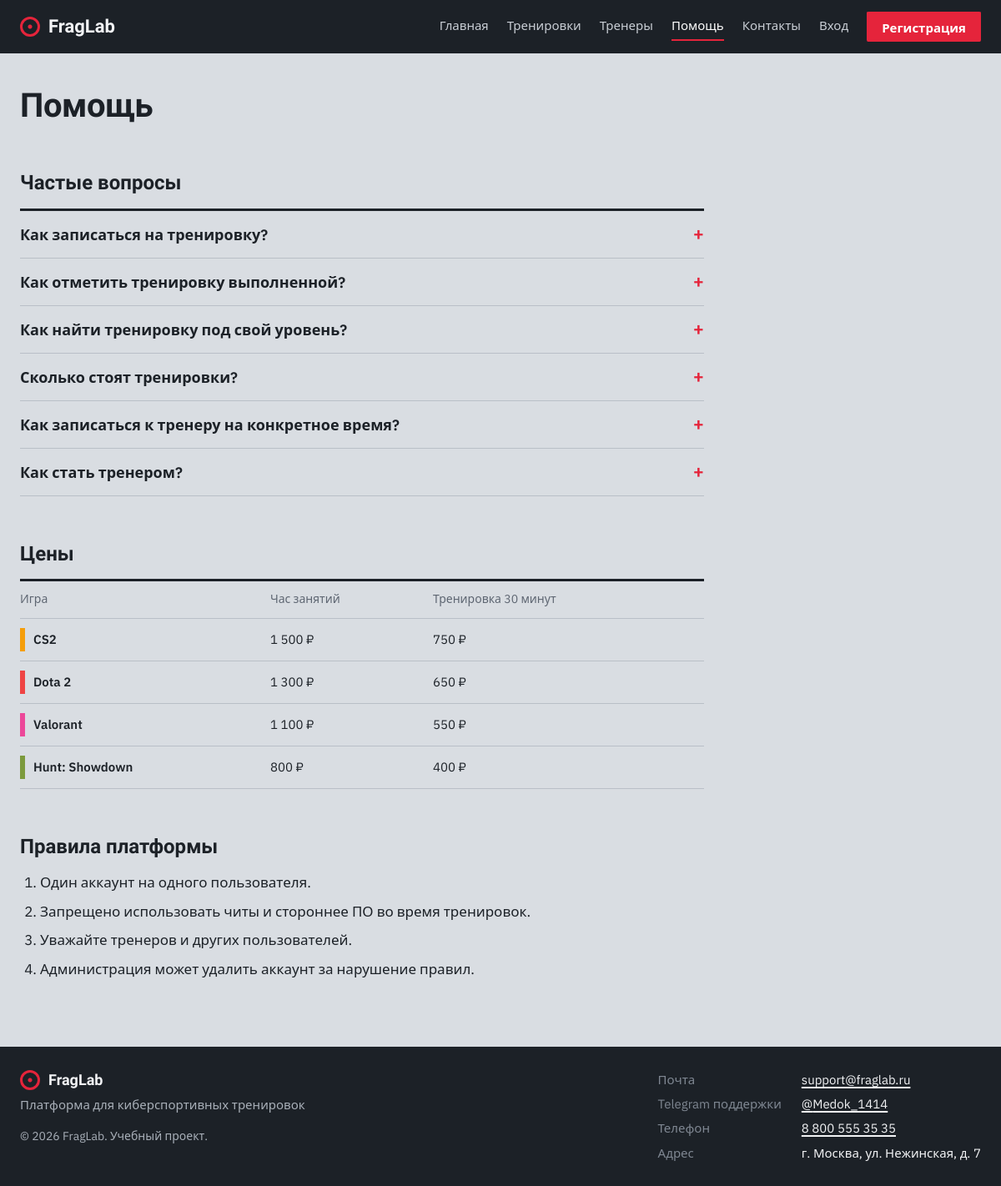
/help.php, run on the app's committed database.
### tables this page shows
CREATE TABLE games (
    id          INT AUTO_INCREMENT PRIMARY KEY,
    name        VARCHAR(50)  NOT NULL UNIQUE,
    genre       VARCHAR(50)  NOT NULL,
    description TEXT         NOT NULL,
    color       VARCHAR(7)   NOT NULL DEFAULT '#7C3AED',
     
    hour_price  INT          NOT NULL DEFAULT 1000
);

### config.php (called while the page is built, shortened)
<?php
function e($value): string
{
    return htmlspecialchars((string)$value, ENT_QUOTES, 'UTF-8');
}
function training_price(int $hourPrice, int $minutes): int
{
    return (int)(round($hourPrice * $minutes / 60 / 50) * 50);
}
function rub(int $amount): string
{
    return number_format($amount, 0, '', ' ') . ' ₽';
}

### help.php (the view, shortened to what this page needs)
<?php
require 'config.php';
$faq = [
    'Как записаться на тренировку?' => 'Зарегистрируйтесь или войдите в аккаунт, откройте нужную тренировку в каталоге и нажмите «Записаться». Она появится в личном кабинете.',
    'Как отметить тренировку выполненной?' => 'В личном кабинете в таблице «Мои тренировки» нажмите кнопку «Завершить». Прогресс пересчитается автоматически.',
    'Как найти тренировку под свой уровень?' => 'В каталоге используйте фильтры: игра, уровень сложности, длительность. Также можно искать по ключевому слову, например «аим».',
    'Сколько стоят тренировки?' => 'Цена зависит от игры и длительности. Чем популярнее игра, тем выше спрос на тренеров и стоимость часа. Цена каждой тренировки указана в каталоге, стоимость часа — в таблице ниже.',
    'Как записаться к тренеру на конкретное время?' => 'Откройте страницу тренера в разделе «Тренеры» и выберите свободное время в расписании на ближайшую неделю. Занятие появится в личном кабинете, там же его можно отменить.',
    'Как стать тренером?' => 'Напишите нам на почту или в Telegram поддержки, указанные внизу страницы, и расскажите о своём опыте.',
];
$prices = $pdo->query('SELECT name, color, hour_price FROM games ORDER BY hour_price DESC')->fetchAll();
$rules = [
    'Один аккаунт на одного пользователя.',
    'Запрещено использовать читы и стороннее ПО во время тренировок.',
    'Уважайте тренеров и других пользователей.',
    'Администрация может удалить аккаунт за нарушение правил.',
];
require 'includes/header.php';
?>
<h1 class="page-title">Помощь</h1>
<h2 class="section-title">Частые вопросы</h2>
<div class="faq">
    <?php foreach ($faq as $question => $answer): ?>
        <div class="faq-item">
            <button class="faq-question"><?= e($question) ?></button>
        </div>
    <?php endforeach; ?>
</div>
<h2 class="section-title">Цены</h2>
<table class="table prices">
    <thead>
    <tr><th>Игра</th><th>Час занятий</th><th>Тренировка 30 минут</th></tr>
    </thead>
    <tbody>
    <?php foreach ($prices as $p): ?>
        <tr>
            <td><span class="row-game" style="--game: <?= e($p['color']) ?>"><?= e($p['name']) ?></span></td>
            <td><?= rub((int)$p['hour_price']) ?></td>
            <td><?= rub(training_price((int)$p['hour_price'], 30)) ?></td>
        </tr>
    <?php endforeach; ?>
    </tbody>
</table>
<h2 class="section-title">Правила платформы</h2>
<ol class="rules">
    <?php foreach ($rules as $rule): ?>
        <li><?= e($rule) ?></li>
    <?php endforeach; ?>
</ol>
<?php require 'includes/footer.php'; ?>

### assets/style.css (style rules this page uses)
:root { --steel: #D9DDE2; --paper: #F2F3F5; --graphite: #1C2127; --graphite-2: #2A3038; --target: #E5243B; --hit: #F2C230; --muted: #5E6672; --line: #B9BFC7; --font-head: 'Unbounded', sans-serif; --font-body: 'IBM Plex Sans', 'Segoe UI', sans-serif; }
* { box-sizing: border-box; margin: 0; padding: 0; }
body { background: var(--steel); color: var(--graphite); font-family: var(--font-body); font-size: 17px; line-height: 1.55; min-height: 100vh; display: flex; flex-direction: column; }
h1, h2, h3, .logo { font-family: var(--font-head); font-weight: 700; line-height: 1.15; }
.page-title { font-size: 40px; margin-bottom: 28px; letter-spacing: -0.01em; }
.section-title { font-size: 24px; margin: 56px 0 16px; }
.row-game { display: flex; align-items: center; gap: 10px; font-weight: 600; font-size: 15px; }
.row-game::before { content: ''; width: 6px; height: 28px; background: var(--game); flex: none; }
.table { width: 100%; border-collapse: collapse; margin-bottom: 16px; border-top: 3px solid var(--graphite); }
.table th, .table td { padding: 11px 12px 11px 0; text-align: left; border-bottom: 1px solid var(--line); font-size: 15px; }
.table th { color: var(--muted); font-weight: 400; font-size: 14px; }
.faq { border-top: 3px solid var(--graphite); max-width: 820px; }
.faq-item { border-bottom: 1px solid var(--line); }
.faq-question { width: 100%; text-align: left; background: none; border: none; color: var(--graphite); font: 600 18px var(--font-body); padding: 16px 0; cursor: pointer; display: flex; justify-content: space-between; gap: 16px; }
.faq-question::after { content: '+'; color: var(--target); font-size: 22px; line-height: 1; }
.prices { max-width: 820px; }
.rules { padding-left: 24px; max-width: 820px; }
.rules li { margin-bottom: 8px; }

### data on the page
games: name "CS2", hour_price "1 500 ₽", hour_price "750 ₽"
games: name "Dota 2", hour_price "1 300 ₽", hour_price "650 ₽"
games: name "Valorant", hour_price "1 100 ₽", hour_price "550 ₽"
games: name "Hunt: Showdown", hour_price "800 ₽", hour_price "400 ₽"

### other printed values
$label "Главная"
$label "Тренировки"
$label "Тренеры"
$label "Помощь"
$label "Контакты"
$question "Как записаться на тренировку?"
$question "Как отметить тренировку выполненной?"
$question "Как найти тренировку под свой уровень?"
$question "Сколько стоят тренировки?"
$question "Как записаться к тренеру на конкретное время?"
$question "Как стать тренером?"
$rule "Один аккаунт на одного пользователя."
$rule "Запрещено использовать читы и стороннее ПО во время тренировок."
$rule "Уважайте тренеров и других пользователей."
$rule "Администрация может удалить аккаунт за нарушение правил."
